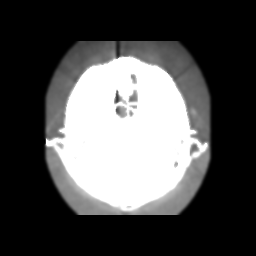

The Python source for this figure:
#!/usr/bin/env python

# Apply 2D anisotropic diffusion to a medical image.

# Factory overrides
import vtkmodules.vtkInteractionStyle  # noqa: F401
import vtkmodules.vtkRenderingFreeType  # noqa: F401
import vtkmodules.vtkRenderingOpenGL2  # noqa: F401

import os

from vtkmodules.vtkIOImage import vtkPNGReader
from vtkmodules.vtkImagingGeneral import vtkImageAnisotropicDiffusion2D
from vtkmodules.vtkRenderingCore import (
    vtkImageActor,
    vtkRenderWindow,
    vtkRenderWindowInteractor,
    vtkRenderer,
)

# Image pipeline
reader = vtkPNGReader()
data_dir = os.environ.get("VPE_DATA_DIR", os.path.dirname(os.path.abspath(__file__)))

reader.SetFileName(os.path.join(data_dir, "fullhead15.png"))

# Anisotropic diffusion
diffusion = vtkImageAnisotropicDiffusion2D()
diffusion.SetInputConnection(reader.GetOutputPort())
diffusion.SetDiffusionFactor(1.0)
diffusion.SetDiffusionThreshold(200.0)
diffusion.SetNumberOfIterations(5)
diffusion.Update()

# Display with vtkImageActor
image_actor = vtkImageActor()
image_actor.GetMapper().SetInputConnection(diffusion.GetOutputPort())

# Renderer
renderer = vtkRenderer()
renderer.AddActor(image_actor)

# Window
render_window = vtkRenderWindow()
render_window.AddRenderer(renderer)
render_window.SetSize(256, 256)
render_window.SetWindowName("anisotropic diffusion2d")

# Scene
renderer.ResetCamera()

# Interactor
interactor = vtkRenderWindowInteractor()
interactor.SetRenderWindow(render_window)

interactor.Initialize()
interactor.Start()
